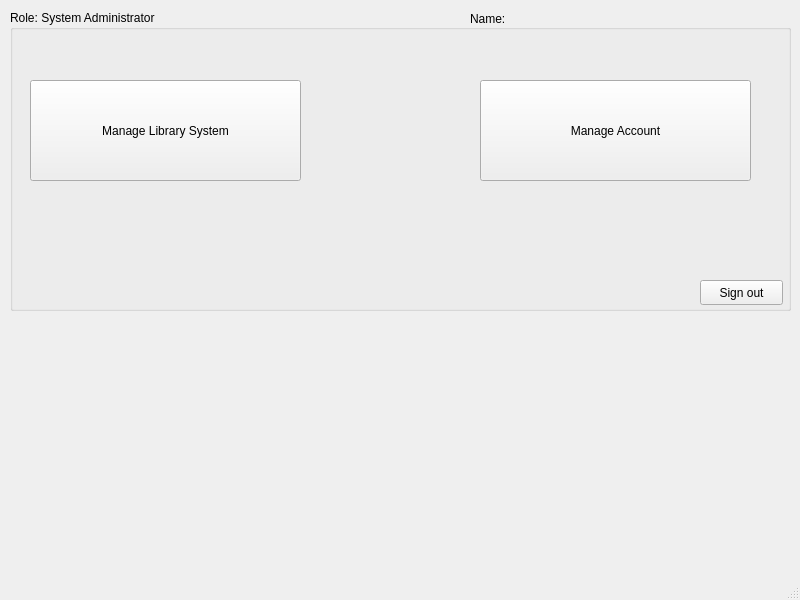
<?xml version="1.0" encoding="UTF-8"?>
<ui version="4.0">
 <class>AdminWindow</class>
 <widget class="QMainWindow" name="AdminWindow">
  <property name="geometry">
   <rect>
    <x>0</x>
    <y>0</y>
    <width>800</width>
    <height>600</height>
   </rect>
  </property>
  <property name="windowTitle">
   <string>MainWindow</string>
  </property>
  <widget class="QWidget" name="centralwidget">
   <widget class="QGroupBox" name="groupBox">
    <property name="geometry">
     <rect>
      <x>10</x>
      <y>10</y>
      <width>781</width>
      <height>301</height>
     </rect>
    </property>
    <property name="title">
     <string>Role: System Administrator</string>
    </property>
    <widget class="QPushButton" name="catalogueButton_2">
     <property name="geometry">
      <rect>
       <x>20</x>
       <y>70</y>
       <width>271</width>
       <height>101</height>
      </rect>
     </property>
     <property name="text">
      <string>Manage Library System</string>
     </property>
    </widget>
    <widget class="QLabel" name="name_2">
     <property name="geometry">
      <rect>
       <x>460</x>
       <y>0</y>
       <width>62</width>
       <height>17</height>
      </rect>
     </property>
     <property name="text">
      <string>Name:</string>
     </property>
    </widget>
    <widget class="QLabel" name="nameDisplay_2">
     <property name="geometry">
      <rect>
       <x>530</x>
       <y>0</y>
       <width>241</width>
       <height>17</height>
      </rect>
     </property>
     <property name="text">
      <string/>
     </property>
    </widget>
    <widget class="QPushButton" name="signoutButton_2">
     <property name="geometry">
      <rect>
       <x>690</x>
       <y>270</y>
       <width>83</width>
       <height>25</height>
      </rect>
     </property>
     <property name="text">
      <string>Sign out</string>
     </property>
    </widget>
    <widget class="QPushButton" name="accountsButton_2">
     <property name="geometry">
      <rect>
       <x>470</x>
       <y>70</y>
       <width>271</width>
       <height>101</height>
      </rect>
     </property>
     <property name="text">
      <string>Manage Account</string>
     </property>
    </widget>
   </widget>
  </widget>
  <widget class="QMenuBar" name="menubar">
   <property name="geometry">
    <rect>
     <x>0</x>
     <y>0</y>
     <width>800</width>
     <height>22</height>
    </rect>
   </property>
  </widget>
  <widget class="QStatusBar" name="statusbar"/>
 </widget>
 <resources/>
 <connections/>
</ui>
